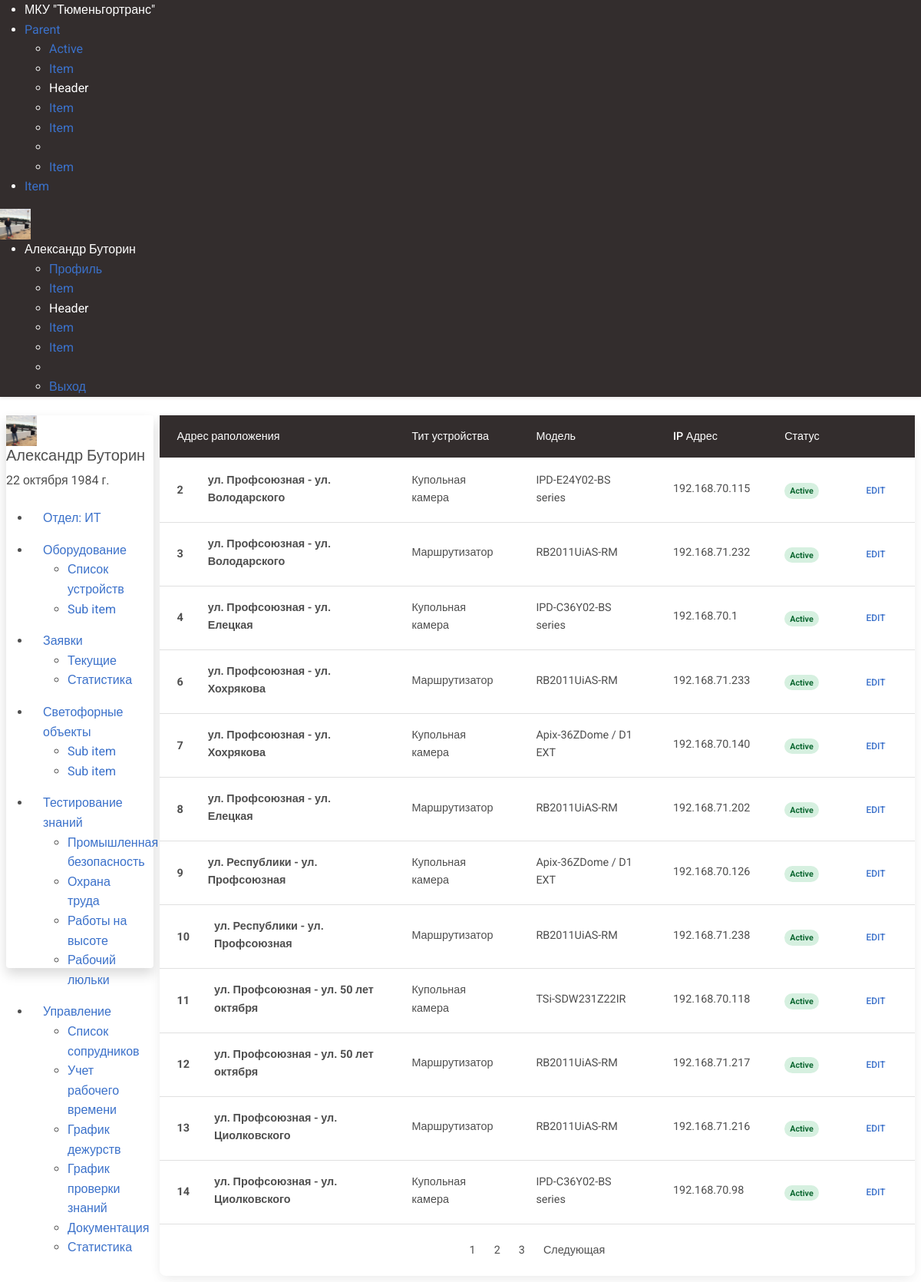
Page /devices/device_list/ (signed in) on the committed database.
### users/models.py (models this page shows, shortened)
class CustomUser(AbstractUser):
    middle_name = models.CharField('Отчество', max_length=50, blank=True, null=True)
    date_of_birth = models.DateField(blank=True, null=True, verbose_name='Дата рождения')
    age = models.IntegerField(blank=True, null=True, verbose_name='Возраст')
    phone_number_work = models.CharField('Рабочий телефон', max_length=16, blank=True, null=True)
    phone_number_mobile = models.CharField('Мобильный телефон', max_length=12, blank=True, null=True)
    department = models.ForeignKey(Department, blank=True, null=True, on_delete=models.CASCADE, verbose_name='Отдел')
    avatar = models.ImageField(upload_to='avatars/', blank=True, null=True)
    position = models.ForeignKey(Position, blank=True, null=True, on_delete=models.CASCADE, verbose_name='Должность')
    date_of_employment = models.DateField(blank=True, null=True, verbose_name='Дата трудоустройства')
    class Meta:
        verbose_name = 'Пользователь'
        verbose_name_plural = 'Пользователи'

class Department(models.Model):
    department = models.CharField('Отдел', max_length=50)
    slug = models.CharField('Слаг', max_length=70, blank=True)
    class Meta:
        verbose_name = "Отдел"
        verbose_name_plural = "Отделы"
    def __str__(self):
        return self.department

### devices/models.py (models this page shows, shortened)
class Device(models.Model):
    address = models.ForeignKey('cross.CrossRoad', on_delete=models.CASCADE, verbose_name='Адрес установки')
    device_type = models.ForeignKey('DeviceType', on_delete=models.CASCADE, verbose_name='Тип устройства')
    model = models.ForeignKey('DeviceModel', on_delete=models.CASCADE, verbose_name='Модель устройства')
    serial_number = models.CharField(max_length=15, verbose_name='Серийный номер')
    inventary_number = models.IntegerField(blank=True, null=True, verbose_name='Инвентарный номер')
    ip_address = models.GenericIPAddressField(default='192.168.70.1', verbose_name='IP Адрес устройства')
    mask = models.GenericIPAddressField(default='255.255.255.0', blank=True, null=True, verbose_name='Маска подсети')
    gateway = models.GenericIPAddressField(default='192.168.70.1', blank=True, null=True, verbose_name='Шлюз')
    class Meta:
        verbose_name = "Устройство"
        verbose_name_plural = "Устройства"

class DeviceType(models.Model):
    type = models.CharField(max_length=50, blank=True, null=True, verbose_name='Тип устройства')
    slug = models.SlugField(max_length=60, blank=True, null=True)
    class Meta:
        verbose_name = "Тип устройства"
        verbose_name_plural = "Типы устройств"
    def __str__(self):
        return self.type

class DeviceModel(models.Model):
    manufacturer = models.CharField(max_length=50, blank=True, null=True, verbose_name='Проиводитель')
    model = models.CharField(max_length=100, blank=True, null=True, verbose_name='Модель оборудования')
    type = models.ForeignKey(DeviceType, on_delete=models.CASCADE, blank=True, null=True, verbose_name='Тип устройства')
    slug = models.SlugField(max_length=120, blank=True, null=True, verbose_name='Слаг')
    class Meta:
        verbose_name = "Модель оборудования"
        verbose_name_plural = "Модели оборудования"
    def __str__(self):
        return self.model

### cross/models.py (models this page shows)
class CrossRoad(models.Model):
    address = models.CharField(max_length=100, verbose_name="Адрес")
    latitude = models.FloatField(verbose_name='Широта')
    longitude = models.FloatField(verbose_name='Долгота')
    class Meta:
        verbose_name = 'Перекрёсток'
        verbose_name_plural = 'Перекрёстки'
    def __str__(self):
        return self.address

### devices/views.py (the view)
# urls.py: path('device_list/', DeviceListView.as_view(), name='device_list')
class DeviceListView(ListView):
    model = Device
    paginate_by = 12

### templates/devices/device_list.html (shortened to what this page needs)
{% extends 'users/main.html' %}
{% block content %}
<div class="card m-2 mt-2">
<table class="table align-middle mb-0 bg-white">
  <thead class="bg-dark text-white card-header">
    <tr class="">
      <th>Адрес раположения</th>
      <th>Тит устройства</th>
      <th>Модель</th>
      <th>IP Адрес</th>
      <th>Статус</th>
        <th></th>
    </tr>
  </thead>
  <tbody>
  {% for device in object_list %}
    <tr>
      <td>
        <div class="d-flex align-items-center">
            <div class="me-3">
                <strong>{{ device.pk }}</strong>
            </div>
          <div class="ms-3">
            <p class="fw-bold mb-1">{{ device.address }}</p>
          </div>
        </div>
      </td>
      <td>
        <p class="fw-normal mb-1">{{ device.device_type }}</p>
      </td>
      <td>
        <p class="fw-normal mb-1">{{ device.model }}</p>
      </td>
        <td>
            <p class="fw-normal mb-1">{{ device.ip_address }}</p>
        </td>
        <td>
            <span class="badge badge-success rounded-pill d-inline">Active</span>
        </td>
      <td>
        <button type="button" class="btn btn-link btn-sm btn-rounded">
          Edit
        </button>
      </td>
    </tr>
    {% endfor %}
  </tbody>
</table>
  <nav class="mt-3" aria-label="Page navigation example">
    <ul class="pagination justify-content-center">
      {% for page in page_obj.paginator %}
        <li class="page-item">
          <a class="page-link" href="?page={{ page.number}}">{{ page.number }}</a>
        </li>
      {% endfor %}
      <li class="page-item">
        {% if page_obj.has_next %}
          <a class="page-link" href="?page={{ page_obj.next_page_number }}">Следующая</a>
        {% endif %}
      </li>
    </ul>
</nav>
</div>
{% endblock %}

### templates/components/navbar.html (shortened to what this page needs)
{% load static %}
<nav class="uk-navbar-container shadow-sm bg-dark text-white">
    <div class="uk-container-expand uk-padding-small uk-padding-remove-top uk-padding-remove-bottom">
        <div uk-navbar class="">
            <div class="uk-navbar-left text-white">
                <ul class="uk-navbar-nav text-white">
                    <li class="uk-active"><a class="text-white" href="https://tgt72.ru/" target="_blank">МКУ "Тюменьгортранс"</a></li>
                    <li>
                        <a href="#">Parent </a>
                        <div class="uk-navbar-dropdown">
                            <ul class="uk-nav uk-navbar-dropdown-nav">
                                <li class="uk-active"><a href="#">Active</a></li>
                                <li><a href="#">Item</a></li>
                                <li class="uk-nav-header">Header</li>
                                <li><a href="#">Item</a></li>
                                <li><a href="#">Item</a></li>
                                <li class="uk-nav-divider"></li>
                                <li><a href="#">Item</a></li>
                            </ul>
                        </div>
                    </li>
                    <li><a href="#">Item</a></li>
                </ul>
            </div>
            <div class="uk-navbar-right">
                <div class="uk-width-auto">
                    {% if user.is_authenticated %}<img class="uk-border-circle" width="40" height="40" src="{{ user.avatar.url }}" alt="Avatar">{% endif %}
                </div>
                <ul class="uk-navbar-nav">
                    {% if user.is_authenticated %}
                    <li>
                        <a class="text-white" href="#">{{ user.first_name }} {{ user.last_name }}</a>
                        <div class="uk-navbar-dropdown">
                            <ul class="uk-nav uk-navbar-dropdown-nav">
                                <li class="uk-active"><a href="#">Профиль</a></li>
                                <li><a href="#">Item</a></li>
                                <li class="uk-nav-header">Header</li>
                                <li><a href="#">Item</a></li>
                                <li><a href="#">Item</a></li>
                                <li class="uk-nav-divider"></li>
                                <li><a href="{% url 'logout_user' %}">Выход</a></li>
                            </ul>
                        </div>
                    </li>
                    {% else %}
                    <li>
                        <a uk-icon="sign-in" href="{% url 'login_user' %}">Авторизоваться</a>
                    </li>
                    {% endif %}
                </ul>
            </div>
        </div>
    </div>
</nav>

### templates/components/left_sidebar.html (shortened to what this page needs)
{% load static %}
<div class="uk-card uk-card-default m-2 me-0 left_sidebar shadow">
    <div class="uk-card-header">
        <div class="uk-grid-small uk-flex-middle" uk-grid>
            <div class="uk-width-auto ps-0">
                <img class="uk-border-circle" width="40" height="40" src="{{ user.avatar.url }}" alt="Avatar">
            </div>
            <div class="uk-width-expand">
                <h5 class="uk-card-title uk-margin-remove-bottom">{{ user.first_name }} {{ user.last_name }}</h5>
                <p class="uk-text-meta uk-margin-remove-top">
                    <time datetime="2023-04-10T12:00">
                        {{ user.date_of_birth }}
                    </time>
                </p>
            </div>
        </div>
    </div>
    <div class="">
    <ul class="uk-nav-default" uk-nav="multiple: true">
        <li class="uk-active p-3 pt-2 pb-2"><a href="#">Отдел: {{ user.department }}</a></li>
        <li class="uk-parent p-3 pt-2 pb-2">
            <a class="" href="#">Оборудование </a>
            <ul class="uk-nav-sub">
                <li><a href="{% url 'device_list' %}">Список устройств</a></li>
                <li>
                    <a href="#">Sub item</a>
                </li>
            </ul>
        </li>
        <li class="uk-parent p-3 pt-2 pb-2">
            <a href="#">Заявки </a>
            <ul class="uk-nav-sub">
                <li class=""><a href="#">Текущие</a></li>
                <li class=""><a href="#">Статистика</a></li>
            </ul>
        </li>
        <li class="uk-parent p-3 pt-2 pb-2">
            <a href="#">Светофорные объекты </a>
            <ul class="uk-nav-sub">
                <li><a href="#">Sub item</a></li>
                <li><a href="#">Sub item</a></li>
            </ul>
        </li>
        <li class="uk-parent p-3 pt-2 pb-2">
            <a href="#">Тестирование знаний </a>
            <ul class="uk-nav-sub">
                <li><a href="#">Промышленная безопасность</a></li>
                <li><a href="#">Охрана труда</a></li>
                <li><a href="#">Работы на высоте</a></li>
                <li><a href="#">Рабочий люльки</a></li>
            </ul>
        </li>
        <li class="uk-parent p-3 pt-2 pb-2">
            <a href="#">Управление </a>
            <ul class="uk-nav-sub">
                <li class=""><a href="{% url 'user_list' %}">Список сопрудников</a></li>
                <li class=""><a href="#">Учет рабочего времени</a></li>
                <li><a href="#">График дежурств</a></li>
                <li><a href="#">График проверки знаний</a></li>
                <li><a href="#">Документация</a></li>
                <li><a href="#">Статистика</a></li>
            </ul>
        </li>
    </ul>
</div>
</div>

### static/css/styles.css (style rules this page uses)
.left_sidebar { height: 90vh; position: sticky; border-radius: 4px; }

### rows in the picture
CustomUser: avatar (picture), first_name "Александр", last_name "Буторин", date_of_birth "22 октября 1984 г.", department "ИТ"
Device: pk "2", address "ул. Профсоюзная - ул. Володарского", device_type "Купольная камера", model "IPD-E24Y02-BS series", ip_address "192.168.70.115"
Device: pk "3", address "ул. Профсоюзная - ул. Володарского", device_type "Маршрутизатор", model "RB2011UiAS-RM", ip_address "192.168.71.232"
Device: pk "4", address "ул. Профсоюзная - ул. Елецкая", device_type "Купольная камера", model "IPD-C36Y02-BS series", ip_address "192.168.70.1"
Device: pk "6", address "ул. Профсоюзная - ул. Хохрякова", device_type "Маршрутизатор", model "RB2011UiAS-RM", ip_address "192.168.71.233"
Device: pk "7", address "ул. Профсоюзная - ул. Хохрякова", device_type "Купольная камера", model "Apix-36ZDome / D1 EXT", ip_address "192.168.70.140"
Device: pk "8", address "ул. Профсоюзная - ул. Елецкая", device_type "Маршрутизатор", model "RB2011UiAS-RM", ip_address "192.168.71.202"
Device: pk "9", address "ул. Республики - ул. Профсоюзная", device_type "Купольная камера", model "Apix-36ZDome / D1 EXT", ip_address "192.168.70.126"
Device: pk "10", address "ул. Республики - ул. Профсоюзная", device_type "Маршрутизатор", model "RB2011UiAS-RM", ip_address "192.168.71.238"
Device: pk "11", address "ул. Профсоюзная - ул. 50 лет октября", device_type "Купольная камера", model "TSi-SDW231Z22IR", ip_address "192.168.70.118"
Device: pk "12", address "ул. Профсоюзная - ул. 50 лет октября", device_type "Маршрутизатор", model "RB2011UiAS-RM", ip_address "192.168.71.217"
Device: pk "13", address "ул. Профсоюзная - ул. Циолковского", device_type "Маршрутизатор", model "RB2011UiAS-RM", ip_address "192.168.71.216"
Device: pk "14", address "ул. Профсоюзная - ул. Циолковского", device_type "Купольная камера", model "IPD-C36Y02-BS series", ip_address "192.168.70.98"

### other values in the picture
{{ page.number }} "1" "2" "3"
